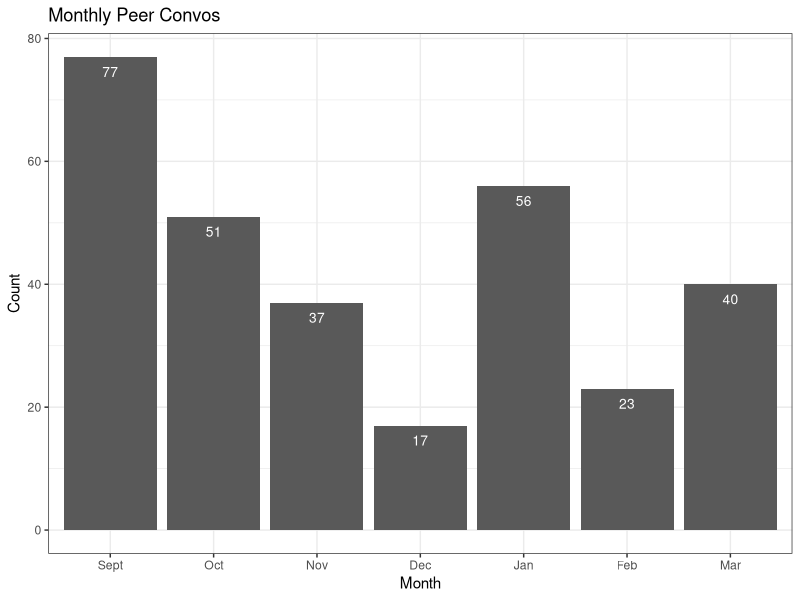
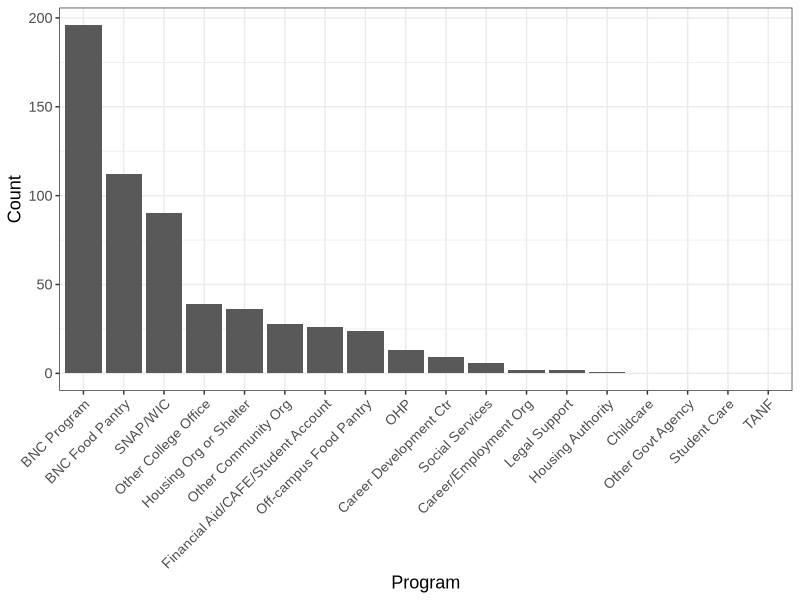
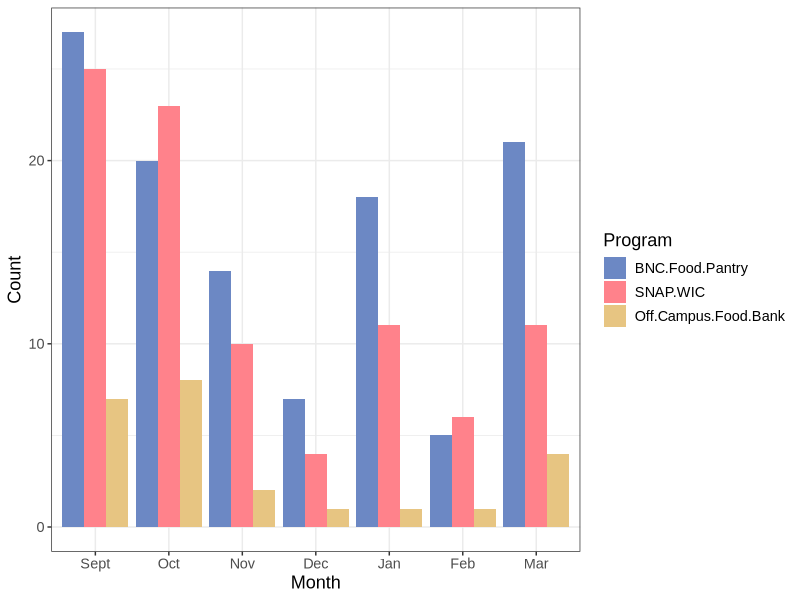
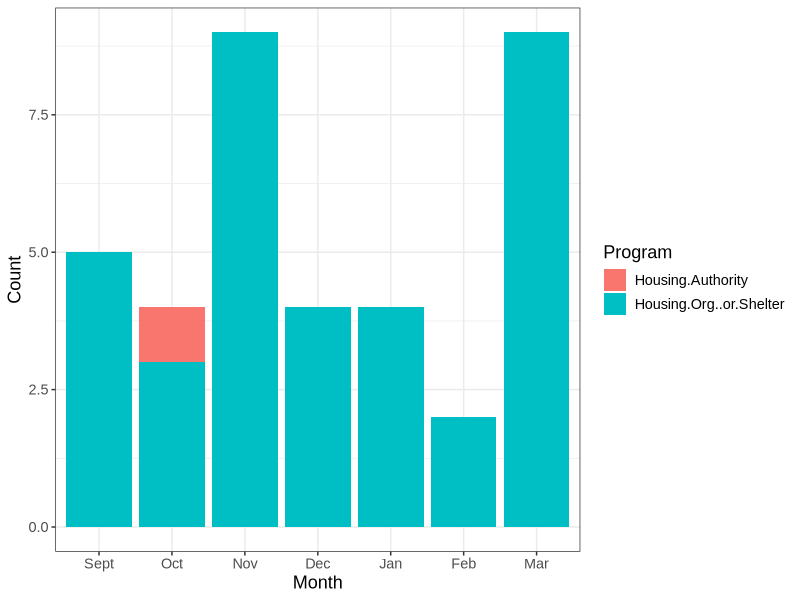
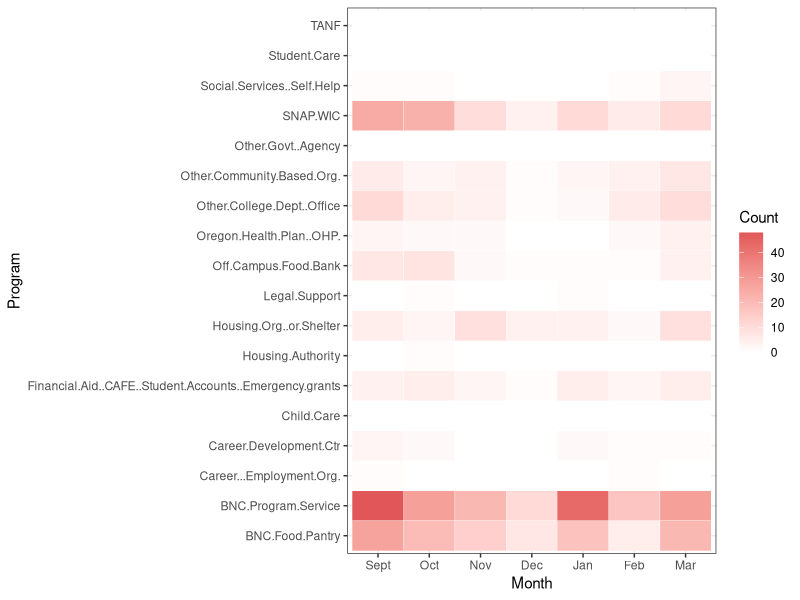
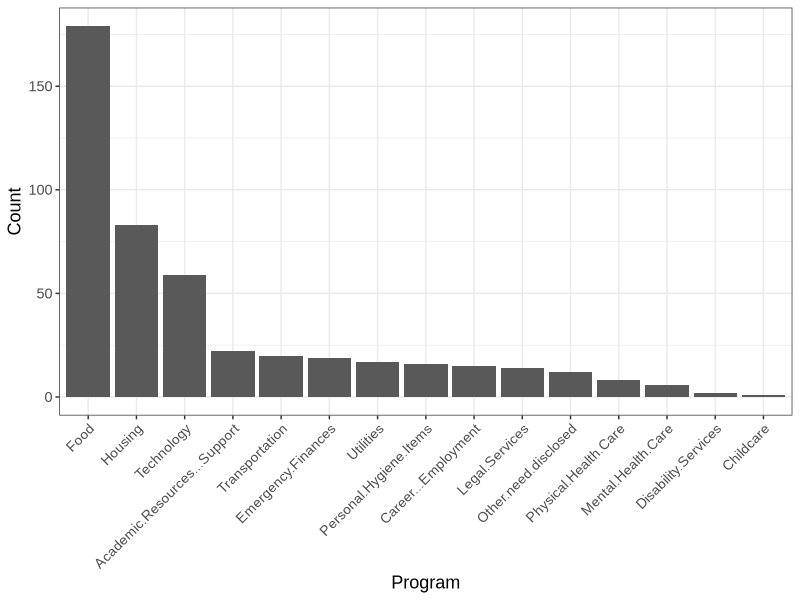
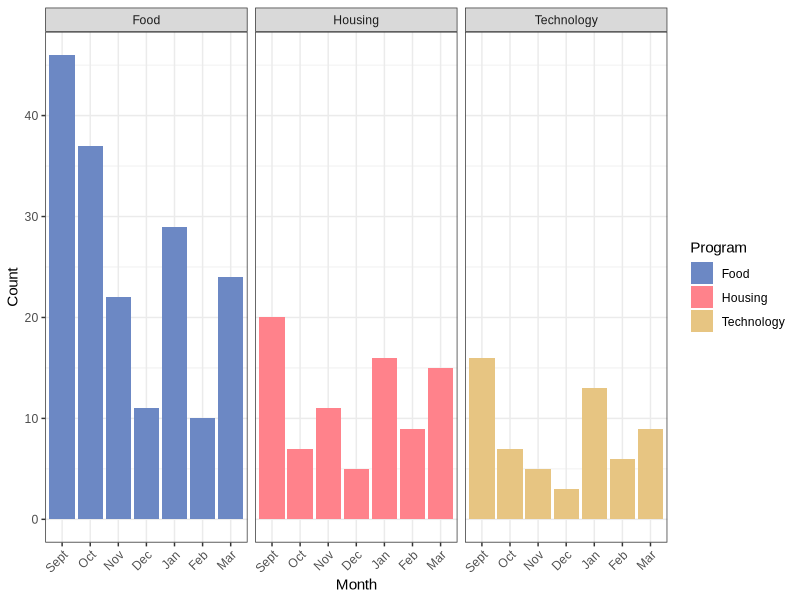
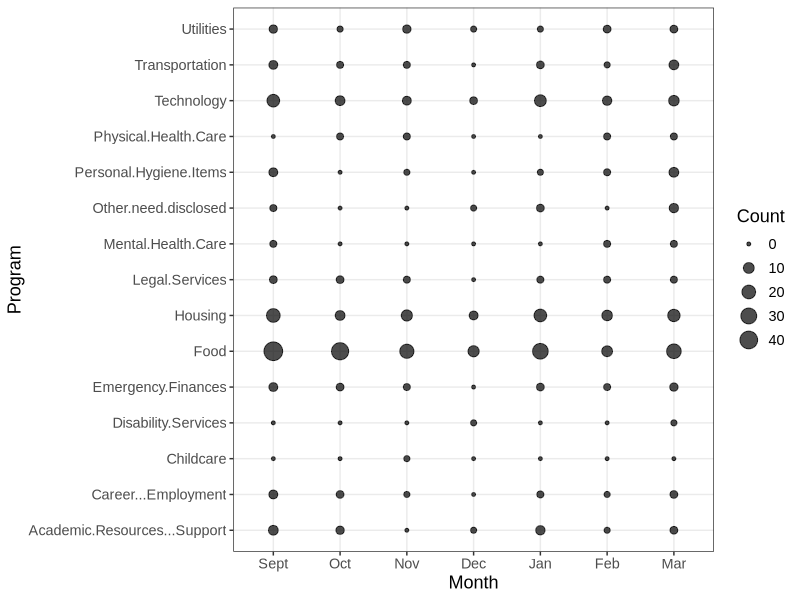

Generate these figures, in order, with R:
## ---- chunk 1
#| echo: false
suppressPackageStartupMessages(library(tidyverse))
## ---- chunk 2
#| echo: false
pal <- c("#6C88C4","#FF828B","#E7C582")
## ---- chunk 3
#| echo: false
referrals <- read.csv('Referrals.csv')

month_order <- c("Sept", "Oct", "Nov", "Dec", "Jan", "Feb","Mar")

referrals <- referrals |>
  pivot_longer(cols = -1,
                names_to = 'Program',
                values_to = 'Count') |>
    rename(Month = Referral) |>
  mutate(Month = factor(Month, levels = month_order))
## ---- chunk 4
#| echo: false

convo_counts = c(77, 51, 37, 17, 56, 23, 40)

convo_totals <- data.frame(Month = factor(month_order, levels = month_order), Count = convo_counts)

ggplot(convo_totals, aes(x = Month, y = Count)) +
  geom_col() +
  theme(text=element_text(size=13, family="Arial")) +
  geom_text(aes(label = Count), vjust = 2, color = "white", size = 3.5) +
  theme_bw() +
  labs(
    title = 'Monthly Peer Convos'
  )
## ---- chunk 5
#| echo: false
referral_summary <- referrals |>
  group_by(Program) |>
  summarize(Count = sum(Count)) |>
  arrange(desc(Count)) |>
  mutate(Program = factor(Program, levels = Program))

programs = c('BNC Program', 'BNC Food Pantry', 'SNAP/WIC', 'Other College Office', 'Housing Org or Shelter', 'Other Community Org', 'Financial Aid/CAFE/Student Account', 'Off-campus Food Pantry', 'OHP', 'Career Development Ctr', 'Social Services', 'Career/Employment Org', 'Legal Support', 'Housing Authority', 'Childcare', 'Other Govt Agency', 'Student Care', 'TANF')

ggplot(referral_summary, aes(x = Program, y = Count)) +
  geom_col() +
  scale_x_discrete(labels = programs) +
  theme_bw() +
  theme(axis.text.x = element_text(angle = 45, hjust = 1),
        text=element_text(size=13, family="Arial"))
## ---- chunk 6
#| echo: false

# Isolate the food programs
food_programs <- referrals |>
  filter(Program == c('SNAP.WIC', 'BNC.Food.Pantry', 'Off.Campus.Food.Bank')) |>
  mutate(Program = factor(Program, levels = c('BNC.Food.Pantry', 'SNAP.WIC', 'Off.Campus.Food.Bank')))
  
# Create barplot of food programs
ggplot(data = food_programs, aes(x = Month, y = Count, fill = Program)) +
  geom_col(position = 'dodge') +
  scale_fill_manual(values = pal) +
  theme_bw() +
  theme(text=element_text(size=13, family="Arial"))
## ---- chunk 7
#| echo: false
# Isolate housing programs

housing_programs <- referrals |>
  filter(Program == 'Housing.Org..or.Shelter' | Program == 'Housing.Authority')

ggplot(data = housing_programs, aes(x = Month, y = Count, fill = Program)) +
  geom_col() +
  theme_bw() +
  theme(text=element_text(size=13, family="Arial"))
## ---- chunk 8
#| echo: false

heatmap_programs <- c('BNC Food Pantry', 'BNC Program/Service', 'Career/Employment Org', 'Career Development Ctr', 'Childcare', 'Financial Aid')

ggplot(referrals, aes(Month, Program)) +
  geom_tile(aes(fill = Count), color = "white") +
  scale_fill_gradient(low = "white", high = "#E15759") +
  theme_bw() +
  scale_y_discrete()
  theme(text=element_text(size=13, family="Arial"))
## ---- chunk 9
#| echo: false
topics <- read.csv('Topics.csv')

topics <- topics |>
  pivot_longer(cols = -1,
                names_to = 'Program',
                values_to = 'Count') |>
    rename(Month = Topic) |>
    mutate(Month = factor(Month, levels = month_order))

## ---- chunk 10
#| echo: false
topics_summary <- topics |>
  group_by(Program) |>
  summarize(Count = sum(Count)) |>
  arrange(desc(Count)) |>
  mutate(Program = factor(Program, levels = Program))

ggplot(topics_summary, aes(x = Program, y = Count)) +
  geom_col() +
  theme_bw() +
  theme(axis.text.x = element_text(angle = 45, hjust = 1),
        text=element_text(size=13, family="Arial"))
## ---- chunk 11
#| echo: false
top3 <- topics |>
  filter(Program == 'Food' | Program == 'Housing' | Program == 'Technology')

ggplot(top3, aes(x = Month, y = Count, fill = Program)) +
  geom_bar(stat = "identity", position = "dodge") +
  facet_wrap(~Program) +
  scale_fill_manual(values = pal) +
  theme_bw() +
  theme(axis.text.x = element_text(angle = 45, hjust = 1),
    text=element_text(size=11, family="Arial"))
## ---- chunk 12
#| echo: false
ggplot(topics, aes(x = Month, y = Program, size = Count)) +
  geom_point(alpha = 0.7) +
  theme_bw() +
  theme(text=element_text(size=13, family="Arial"))
